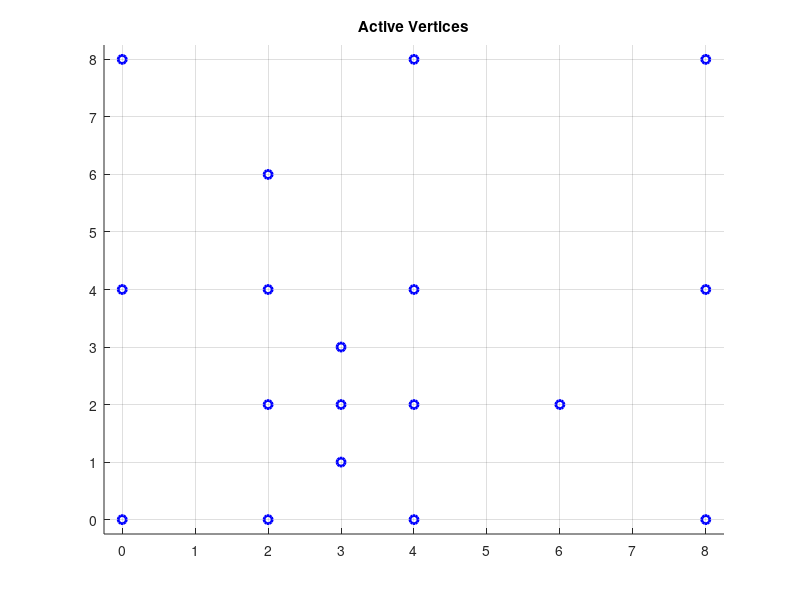
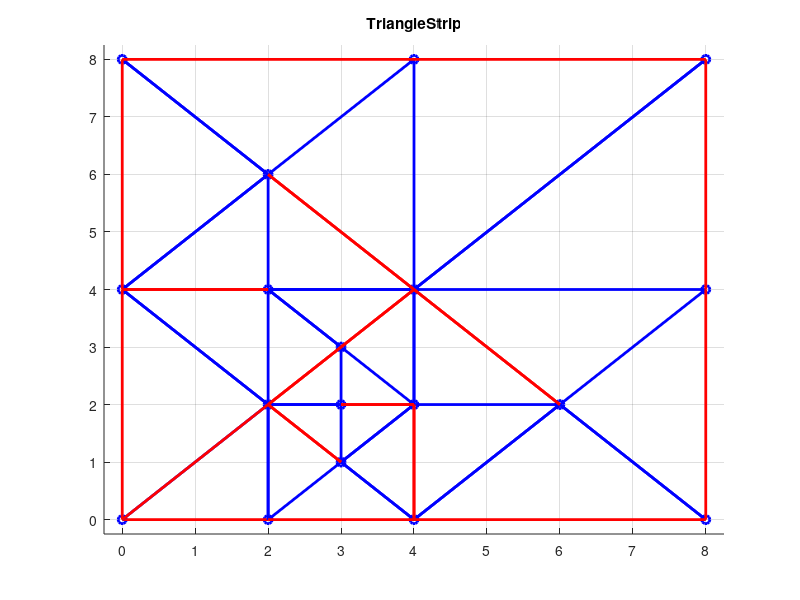

Write the MATLAB code that produced these figures, in order.
%   File : testmesh.m
% Author : Josh Gleason
%   Date : 5/08/14
% This function realizes the triangle strip traversal algorithm presented in
% "P. Lindstrom's Terrain Simplification Simplified (2002)" and generates
% Figure 6. The code is extremely unoptimized and is here to help understand
% how the algorithm works.

function testmesh()
  verts = initVerts();
  figure(1);
  plotVerts(verts);
  title('Active Vertices');
  lstrip=meshrefine(6);
  lstripsz=size(lstrip);
  lstrip=lstrip(2:lstripsz(1),:);
  lstrip'
  %sz = size(lstrip);
  %idc = ones(1,sz(1));
  %for r=2:sz(1)
    %if sum(abs(lstrip(r,:)-lstrip(r-1,:)))==0
      %idc(r)=0;
    %end
  %end
  %lstrip=lstrip(find(idc),:);
  figure(2);
  plotVerts(verts);
  plotlstrip(lstrip);
  title('TriangleStrip');
  
end

  
  function [V,parity] = tstripappend(Vin,vert,p,parity,lvl)
    V=Vin;
    vsz=size(V); n=vsz(1);
    if (sum(abs(vert-V(n-1,:)))~=0) && (sum(abs(vert-V(n,:)))~=0)
      if p~=parity
        printspaces(lvl);
        fprintf('3:parity(V) <- %i',p);
        printspaces2(24-lvl);
        fprintf('Parity changed: %i\n',p);
        fflush(stdout);
        parity=p;
      else
        printspaces(lvl);
        fprintf('5:V <- (V, Vertex(%i,%i)) ',V(n-1,1),V(n-1,2));
        printspaces2(20-lvl);
        fprintf('Vertex Added: (%i, %i)\n',V(n-1,1),V(n-1,2));
        fflush(stdout);
        V = [V;V(n-1,:)];
      end
      printspaces(lvl);
      fprintf('6:V <- (V, Vertex(%i,%i)) ',vert(1),vert(2));
      printspaces2(20-lvl);
      fprintf('Vertex Added: (%i, %i)\n',vert(1),vert(2));
      fflush(stdout);
      V = [V;vert];
    end
  end
  
  function [V,parity]=submeshrefine(Vin,i,j,l,parity,lvl)
    V=Vin;

    verts=initVerts();
    if l>0 && verts(i(1)+1,i(2)+1)==1
      childLeft = cl(i,j);
      childRight = cr(i,j);
      printspaces(lvl);
      fprintf('2:submesh-refine(V, Vertex(%i,%i), Vertex(%i,%i), %i)\n', j(1), j(2), childLeft(1), childLeft(2), l-1);
      fflush(stdout);
      [V,parity]=submeshrefine(V,j,childLeft,l-1,parity,lvl+1);
      printspaces(lvl);
      fprintf('3:tstrip-append(V, Vertex(%i,%i), %i)\n', i(1), i(2), mod(l,2));
      fflush(stdout);
      [V,parity]=tstripappend(V,i,mod(l,2),parity,lvl+1);
      printspaces(lvl);
      fprintf('4:submesh-refine(V, Vertex(%i,%i), Vertex(%i,%i), %i)\n', j(1), j(2), childRight(1), childRight(2), l-1);
      fflush(stdout);
      [V,parity]=submeshrefine(V,j,childRight,l-1,parity,lvl+1);
    end
  end
  
  function V=meshrefine(n)
    V = [0,0; ...
         0,0];
    parity=0;
    
    points=[4 0; 8 0; 8 4; 8 8; 4 8; 0 8; 0 4; 0 0];
    for row=1:2:8
      j=points(row,:);
      k=points(row+1,:);
      printspaces(1);
      fprintf('4:submesh-refine(V, Vertex(%i,%i), Vertex(%i,%i), %i)\n', 4, 4, j(1), j(2), n);
      fflush(stdout);
      [V,parity]=submeshrefine(V,[4,4],j,n,parity,2);
      printspaces(1);
      fprintf('5:tstrip-append(V, Vertex(%i,%i), %i)\n', k(1), k(2), 1);
      fflush(stdout);
      [V,parity]=tstripappend(V,k,1,parity,2);
    end
  end

function verts=initVerts()

  verts = [1 0 1 0 1 0 0 0 1; ...
           0 0 0 1 0 0 0 0 0; ...
           0 0 1 1 1 0 1 0 0; ...
           0 0 0 1 0 0 0 0 0; ...
           1 0 1 0 1 0 0 0 1; ...
           0 0 0 0 0 0 0 0 0; ...
           0 0 1 0 0 0 0 0 0; ...
           0 0 0 0 0 0 0 0 0; ...
           1 0 0 0 1 0 0 0 1].';

  
end

function printspaces(p)
  for i=1:p
    fprintf('| ');
  end
end

function printspaces2(p)
  for i=1:p
    fprintf('  ');
  end
end

% assumes j is a child of i
function c = cl(vi, vj);
  xi = vi(1);
  yi = vi(2);
  xj = vj(1);
  yj = vj(2);
  
  xd = xj-xi;
  yd = yj-yi;
  mdist=max([abs(xd),abs(yd)]);
  
  % how far to move to the next child
  if abs(xd)==abs(yd)
    cdist=mdist;
    diag=0;
  else
    cdist=mdist/2;
    diag=1;
  end
  
  % narrow down child to two candidates
  if diag==1
    if xd==0
      xc1=xi-cdist;
      xc2=xi+cdist;
      yc1=(yi+yj)/2;
      yc2=yc1;
    else % yd==0
      yc1=yi-cdist;
      yc2=yi+cdist;
      xc1=(xi+xj)/2;
      xc2=xc1;
    end
    
    % determine which one is left
    cross1=cross([xi-xj,yi-yj,0],[xc1-xj,yc1-yj,0]);
    if (cross1(3)>0)
      xc=xc1;
      yc=yc1;
    else
      xc=xc2;
      yc=yc2;
    end
  else % diag==0
    xc1=xj;
    yc1=yj-yd;
    xc2=xj-xd;
    yc2=yj;
    
    cross1=cross([xi-xj,yi-yj,0],[xc1-xj,yc1-yj,0]);
    if (cross1(3)>0)
      xc=xc2;
      yc=yc2;
    else
      xc=xc1;
      yc=yc1;
    end
  end
  
  c=[xc yc];
end

% assumes j is a child of i
function c = cr(vi, vj);
  xi = vi(1);
  yi = vi(2);
  xj = vj(1);
  yj = vj(2);
  
  xd = xj-xi;
  yd = yj-yi;
  mdist=max([abs(xd),abs(yd)]);
  
  % how far to move to the next child
  if abs(xd)==abs(yd)
    cdist=mdist;
    diag=0;
  else
    cdist=mdist/2;
    diag=1;
  end
  
  % narrow down child to two candidates
  if diag==1
    if xd==0
      xc1=xi-cdist;
      xc2=xi+cdist;
      yc1=(yi+yj)/2;
      yc2=yc1;
    else % yd==0
      yc1=yi-cdist;
      yc2=yi+cdist;
      xc1=(xi+xj)/2;
      xc2=xc1;
    end
    
    % determine which one is left
    cross1=cross([xi-xj,yi-yj,0],[xc1-xj,yc1-yj,0]);
    if (cross1(3)<0)
      xc=xc1;
      yc=yc1;
    else
      xc=xc2;
      yc=yc2;
    end
  else % diag==0
    xc1=xj;
    yc1=yj-yd;
    xc2=xj-xd;
    yc2=yj;
    
    cross1=cross([xi-xj,yi-yj,0],[xc1-xj,yc1-yj,0]);
    if (cross1(3)<0)
      xc=xc2;
      yc=yc2;
    else
      xc=xc1;
      yc=yc1;
    end
  end
  
  c = [xc yc];
end

function plotVerts(verts)
  hold on;
  sz=size(verts);
  colors='brg';
  for x=1:sz(1)
    for y=1:sz(2)
      if verts(x,y)>0
        plot(x-1,y-1,' o', 'LineWidth', 2, 'Color', colors(verts(x,y)));
      end
    end
  end
  
  axis([-0.25 sz(1)-0.75 -0.25 sz(2)-0.75]);
  grid on;
  set(gca, 'xtick', [0:1:sz(1)-1]);
  set(gca, 'ytick', [0:1:sz(2)-1]);
end

function h=plotlstrip(lstrip)
  sz=size(lstrip);
  plot([lstrip(1,1) lstrip(2,1)],[lstrip(1,2) lstrip(2,2)],'r', 'LineWidth', 2);
  count=2;
  for r=3:sz(1)
    if sum(lstrip(r,:)==lstrip(r-1,:))~=0 || ...
       sum(lstrip(r,:)==lstrip(r-2,:))~=0 || ...
       sum(lstrip(r-2,:)==lstrip(r-1,:))~=0
      plot([lstrip(r,1) lstrip(r-1,1)],[lstrip(r,2) lstrip(r-1,2)],'b', 'LineWidth', 2);
      
    end
  end
  for r=3:sz(1)
    if sum(lstrip(r,:)==lstrip(r-1,:))~=0 || ...
       sum(lstrip(r,:)==lstrip(r-2,:))~=0 || ...
       sum(lstrip(r-2,:)==lstrip(r-1,:))~=0
      plot([lstrip(r,1) lstrip(r-2,1)],[lstrip(r,2) lstrip(r-2,2)],'r', 'LineWidth', 2);
    end
  end
end
